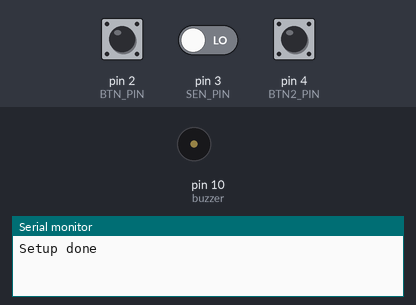
Recording of a sketch running on a simulated Arduino Uno, built with avr-gcc and run on an emulated ATmega328P. Shown: buzzer (waves = sounding), the last lines printed to the serial monitor. The test bench sets the inputs (shaded band); at power-on: pin 2 (BTN_PIN) HIGH, pin 3 (SEN_PIN) LOW, pin 4 (BTN2_PIN) HIGH.

Above: at 1.2 s.
1.3 s: pin 2 (BTN_PIN) pulled LOW for 0.15 s
At 2.4 s:
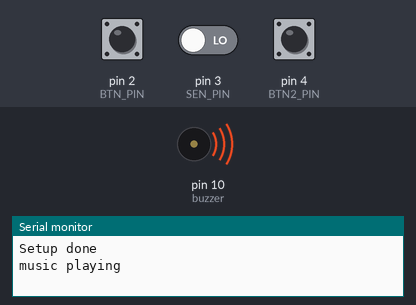
4.4 s: pin 3 (SEN_PIN) driven HIGH
At 5.1 s:
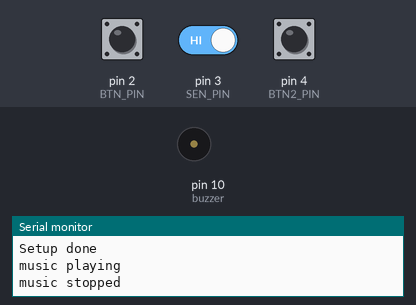
Timing chart, 0 to 7.4 s (numbered marks = the images above; inputs shaded):
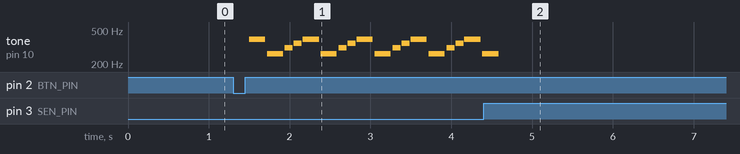

Measured:
- after the input at 1.3 s, tone on pin 10 (buzzer): silent → 392 Hz after 0.20 s, then repeats every 0.67 s: silent 0.02 s, 262 Hz 0.20 s, silent 0.02 s, 311 Hz 0.10 s, silent 0.01 s, 349 Hz 0.10 s, silent 0.01 s, 392 Hz 0.20 s
- after the input at 4.4 s, tone on pin 10 (buzzer): goes on until 4.6 s, then stays silent

The sketch:

second_buzzer.ino
```cpp
//this code enables us to change between two sounds on the buzzer and stop the music
//by using vibration sensor


#include <OneButton.h>
#include "notes.h"
const int BTN_PIN = 2;
const int BTN2_PIN = 4;
const int SEN_PIN = 3;
int buzzer = 10;
OneButton button1(BTN_PIN, true);
OneButton button2(BTN2_PIN, true);
int sensor_state;
int counter = 0;
int tempo = 135;
int wholenote = (60000 * 4) / tempo;
int divider = 0, noteDuration = 0;


void setup()
{
  button1.attachClick(music);
  button2.attachClick(add);
  pinMode(SEN_PIN, INPUT);
  Serial.begin(9600);
  Serial.println("Setup done");
}

void loop() {
  button1.tick();
  button2.tick();
}

void music()
{
  if(counter==0)
  {
  Serial.println("music playing");
  for (int thisNote = 0; thisNote < notes1 * 2; thisNote = thisNote + 2)
  {
    divider = melody1[thisNote + 1];
    ;
    if (divider > 0) {
      noteDuration = (wholenote) / divider;
    } else if (divider < 0) {
      noteDuration = (wholenote) / abs(divider);
      noteDuration *= 1.5; // increases the duration in half for dotted notes
    }
    tone(buzzer, melody1[thisNote], noteDuration * 0.9);
    sensor_state = digitalRead(SEN_PIN);
    delay(noteDuration);
    sensor_state = digitalRead(SEN_PIN);
    noTone(buzzer);
    sensor_state = digitalRead(SEN_PIN);
    if(sensor_state==1)
    {
      Serial.println("music stopped");
      break;
    }
    }
  }
  else
  {
      for (int thisNote = 0; thisNote < notes2 * 2; thisNote = thisNote + 2)
  {
    divider = melody2[thisNote + 1];
    ;
    if (divider > 0) {
      noteDuration = (wholenote) / divider;
    } else if (divider < 0) {
      noteDuration = (wholenote) / abs(divider);
      noteDuration *= 1.5; // increases the duration in half for dotted notes
    }
    tone(buzzer, melody2[thisNote], noteDuration * 0.9);
    sensor_state = digitalRead(SEN_PIN);
    delay(noteDuration);
    sensor_state = digitalRead(SEN_PIN);
    noTone(buzzer);
    sensor_state = digitalRead(SEN_PIN);
    if(sensor_state==1)
    {
      Serial.println("music stopped");
      break;
    }
    }
  }
}
void add()
{
  counter=!counter;
  Serial.println(counter);
}
```

notes.h
```cpp
#define NOTE_B0  31
#define NOTE_C1  33
#define NOTE_CS1 35
#define NOTE_D1  37
#define NOTE_DS1 39
#define NOTE_E1  41
#define NOTE_F1  44
#define NOTE_FS1 46
#define NOTE_G1  49
#define NOTE_GS1 52
#define NOTE_A1  55
#define NOTE_AS1 58
#define NOTE_B1  62
#define NOTE_C2  65
#define NOTE_CS2 69
#define NOTE_D2  73
#define NOTE_DS2 78
#define NOTE_E2  82
#define NOTE_F2  87
#define NOTE_FS2 93
#define NOTE_G2  98
#define NOTE_GS2 104
#define NOTE_A2  110
#define NOTE_AS2 117
#define NOTE_B2  123
#define NOTE_C3  131
#define NOTE_CS3 139
#define NOTE_D3  147
#define NOTE_DS3 156
#define NOTE_E3  165
#define NOTE_F3  175
#define NOTE_FS3 185
#define NOTE_G3  196
#define NOTE_GS3 208
#define NOTE_A3  220
#define NOTE_AS3 233
#define NOTE_B3  247
#define NOTE_C4  262
#define NOTE_CS4 277
#define NOTE_D4  294
#define NOTE_DS4 311
#define NOTE_E4  330
#define NOTE_F4  349
#define NOTE_FS4 370
#define NOTE_G4  392
#define NOTE_GS4 415
#define NOTE_A4  440
#define NOTE_AS4 466
#define NOTE_B4  494
#define NOTE_C5  523
#define NOTE_CS5 554
#define NOTE_D5  587
#define NOTE_DS5 622
#define NOTE_E5  659
#define NOTE_F5  698
#define NOTE_FS5 740
#define NOTE_G5  784
#define NOTE_GS5 831
#define NOTE_A5  880
#define NOTE_AS5 932
#define NOTE_B5  988
#define NOTE_C6  1047
#define NOTE_CS6 1109
#define NOTE_D6  1175
#define NOTE_DS6 1245
#define NOTE_E6  1319
#define NOTE_F6  1397
#define NOTE_FS6 1480
#define NOTE_G6  1568
#define NOTE_GS6 1661
#define NOTE_A6  1760
#define NOTE_AS6 1865
#define NOTE_B6  1976
#define NOTE_C7  2093
#define NOTE_CS7 2217
#define NOTE_D7  2349
#define NOTE_DS7 2489
#define NOTE_E7  2637
#define NOTE_F7  2794
#define NOTE_FS7 2960
#define NOTE_G7  3136
#define NOTE_GS7 3322
#define NOTE_A7  3520
#define NOTE_AS7 3729
#define NOTE_B7  3951
#define NOTE_C8  4186
#define NOTE_CS8 4435
#define NOTE_D8  4699
#define NOTE_DS8 4978
#define REST      0


int melody1[] = {

  // Game of Thrones
  // Score available at https://musescore.com/user/8407786/scores/2156716

  NOTE_G4,8, NOTE_C4,8, NOTE_DS4,16, NOTE_F4,16, NOTE_G4,8, NOTE_C4,8, NOTE_DS4,16, NOTE_F4,16, //1
  NOTE_G4,8, NOTE_C4,8, NOTE_DS4,16, NOTE_F4,16, NOTE_G4,8, NOTE_C4,8, NOTE_DS4,16, NOTE_F4,16,
  NOTE_G4,8, NOTE_C4,8, NOTE_E4,16, NOTE_F4,16, NOTE_G4,8, NOTE_C4,8, NOTE_E4,16, NOTE_F4,16,
  NOTE_G4,8, NOTE_C4,8, NOTE_E4,16, NOTE_F4,16, NOTE_G4,8, NOTE_C4,8, NOTE_E4,16, NOTE_F4,16,
  NOTE_G4,-4, NOTE_C4,-4,//5

  NOTE_DS4,16, NOTE_F4,16, NOTE_G4,4, NOTE_C4,4, NOTE_DS4,16, NOTE_F4,16, //6
  NOTE_D4,-1, //7 and 8
  NOTE_F4,-4, NOTE_AS3,-4,
  NOTE_DS4,16, NOTE_D4,16, NOTE_F4,4, NOTE_AS3,-4,
  NOTE_DS4,16, NOTE_D4,16, NOTE_C4,-1, //11 and 12

  //repeats from 5
  NOTE_G4,-4, NOTE_C4,-4,//5

  NOTE_DS4,16, NOTE_F4,16, NOTE_G4,4, NOTE_C4,4, NOTE_DS4,16, NOTE_F4,16, //6
  NOTE_D4,-1, //7 and 8
  NOTE_F4,-4, NOTE_AS3,-4,
  NOTE_DS4,16, NOTE_D4,16, NOTE_F4,4, NOTE_AS3,-4,
  NOTE_DS4,16, NOTE_D4,16, NOTE_C4,-1, //11 and 12
  NOTE_G4,-4, NOTE_C4,-4,
  NOTE_DS4,16, NOTE_F4,16, NOTE_G4,4,  NOTE_C4,4, NOTE_DS4,16, NOTE_F4,16,

  NOTE_D4,-2,//15
  NOTE_F4,-4, NOTE_AS3,-4,
  NOTE_D4,-8, NOTE_DS4,-8, NOTE_D4,-8, NOTE_AS3,-8,
  NOTE_C4,-1,
  NOTE_C5,-2,
  NOTE_AS4,-2,
  NOTE_C4,-2,
  NOTE_G4,-2,
  NOTE_DS4,-2,
  NOTE_DS4,-4, NOTE_F4,-4,
  NOTE_G4,-1,

  NOTE_C5,-2,//28
  NOTE_AS4,-2,
  NOTE_C4,-2,
  NOTE_G4,-2,
  NOTE_DS4,-2,
  NOTE_DS4,-4, NOTE_D4,-4,
  NOTE_C5,8, NOTE_G4,8, NOTE_GS4,16, NOTE_AS4,16, NOTE_C5,8, NOTE_G4,8, NOTE_GS4,16, NOTE_AS4,16,
  NOTE_C5,8, NOTE_G4,8, NOTE_GS4,16, NOTE_AS4,16, NOTE_C5,8, NOTE_G4,8, NOTE_GS4,16, NOTE_AS4,16,

  REST,4, NOTE_GS5,16, NOTE_AS5,16, NOTE_C6,8, NOTE_G5,8, NOTE_GS5,16, NOTE_AS5,16,
  NOTE_C6,8, NOTE_G5,16, NOTE_GS5,16, NOTE_AS5,16, NOTE_C6,8, NOTE_G5,8, NOTE_GS5,16, NOTE_AS5,16,
};

int melody2[] = {

  // Dart Vader theme (Imperial March) - Star wars
  // Score available at https://musescore.com/user/202909/scores/1141521
  // The tenor saxophone part was used

  NOTE_AS4,8, NOTE_AS4,8, NOTE_AS4,8,//1
  NOTE_F5,2, NOTE_C6,2,
  NOTE_AS5,8, NOTE_A5,8, NOTE_G5,8, NOTE_F6,2, NOTE_C6,4,
  NOTE_AS5,8, NOTE_A5,8, NOTE_G5,8, NOTE_F6,2, NOTE_C6,4,
  NOTE_AS5,8, NOTE_A5,8, NOTE_AS5,8, NOTE_G5,2, NOTE_C5,8, NOTE_C5,8, NOTE_C5,8,
  NOTE_F5,2, NOTE_C6,2,
  NOTE_AS5,8, NOTE_A5,8, NOTE_G5,8, NOTE_F6,2, NOTE_C6,4,

  NOTE_AS5,8, NOTE_A5,8, NOTE_G5,8, NOTE_F6,2, NOTE_C6,4, //8
  NOTE_AS5,8, NOTE_A5,8, NOTE_AS5,8, NOTE_G5,2, NOTE_C5,-8, NOTE_C5,16,
  NOTE_D5,-4, NOTE_D5,8, NOTE_AS5,8, NOTE_A5,8, NOTE_G5,8, NOTE_F5,8,
  NOTE_F5,8, NOTE_G5,8, NOTE_A5,8, NOTE_G5,4, NOTE_D5,8, NOTE_E5,4,NOTE_C5,-8, NOTE_C5,16,
  NOTE_D5,-4, NOTE_D5,8, NOTE_AS5,8, NOTE_A5,8, NOTE_G5,8, NOTE_F5,8,

  NOTE_C6,-8, NOTE_G5,16, NOTE_G5,2, REST,8, NOTE_C5,8,//13
  NOTE_D5,-4, NOTE_D5,8, NOTE_AS5,8, NOTE_A5,8, NOTE_G5,8, NOTE_F5,8,
  NOTE_F5,8, NOTE_G5,8, NOTE_A5,8, NOTE_G5,4, NOTE_D5,8, NOTE_E5,4,NOTE_C6,-8, NOTE_C6,16,
  NOTE_F6,4, NOTE_DS6,8, NOTE_CS6,4, NOTE_C6,8, NOTE_AS5,4, NOTE_GS5,8, NOTE_G5,4, NOTE_F5,8,
  NOTE_C6,1

};
int notes1 = sizeof(melody1) / sizeof(melody1[0]) / 2;
int notes2 = sizeof(melody2) / sizeof(melody2[0]) / 2;
```
